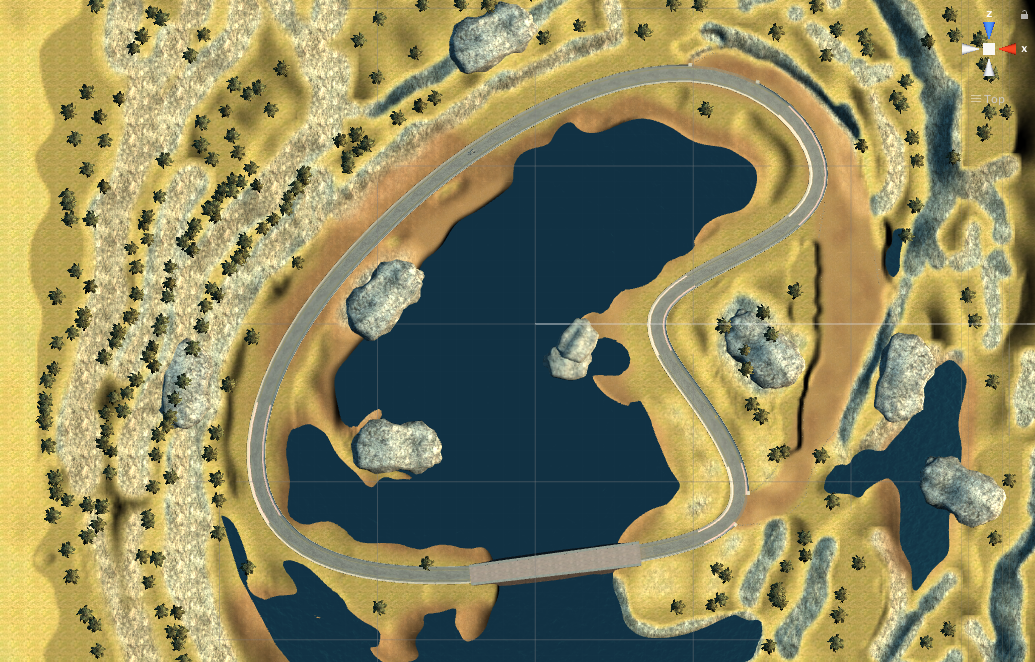
#> input picture visualization/track1_top_view.png, 1035 x 662 px
$ jupyter execute lake_track_visualization.ipynb   (shell and % lines are left out)
#> lines starting #> are read from the running program, lines starting #| are printed output that depends on the picture
# Loading Lake Track Visualization

[cell 1]

import matplotlib
import numpy as np
import matplotlib.pyplot as plt
from math import *
import matplotlib.patches as patches
import matplotlib.image as mpimg
img=mpimg.imread('track1_top_view.png')
#> img is the input picture: shape (662, 1035, 3) float32; mean R, G, B 0.555, 0.535, 0.373

plt.rcParams["figure.figsize"] = [11, 11]

[cell 2]
waypoint_file = "lake_track_waypoints.csv"
ml_waypoint_file = "lake_track_ml_generated_waypoints.csv"

with open(waypoint_file) as f:
#> (reads visualization/lake_track_waypoints.csv from the repository)
    x_waypoint = []
    y_waypoint = []
    count = 0
    for line in f:
        if count > 0:
            data = line.split(',')
            x_waypoint.append(data[0])
            y_waypoint.append(data[1])
        count += 1

with open(ml_waypoint_file) as f:
#> (reads visualization/lake_track_ml_generated_waypoints.csv from the repository)
    x_ml_waypoint = []
    y_ml_waypoint = []
    count = 0
    for line in f:
        if count > 0:
            data = line.split(',')
            x_ml_waypoint.append(data[0])
            y_ml_waypoint.append(data[1])
        count += 1

x_start = [ x_ml_waypoint[0] ]
y_start = [ y_ml_waypoint[1] ]

#table_waypoints

[cell 3]
p0 = plt.imshow(img, extent=(-338, 315, -213, 203))
p2 = plt.plot(x_waypoint, y_waypoint, 'go', ms=3.0)
p3 = plt.plot(x_start, y_start, 'ro', ms=5.0)
plt.title('Track 1 Map')
plt.legend((p2[0], p3[0]), ('Provided Waypoints', 'Starting Position'))
plt.show()
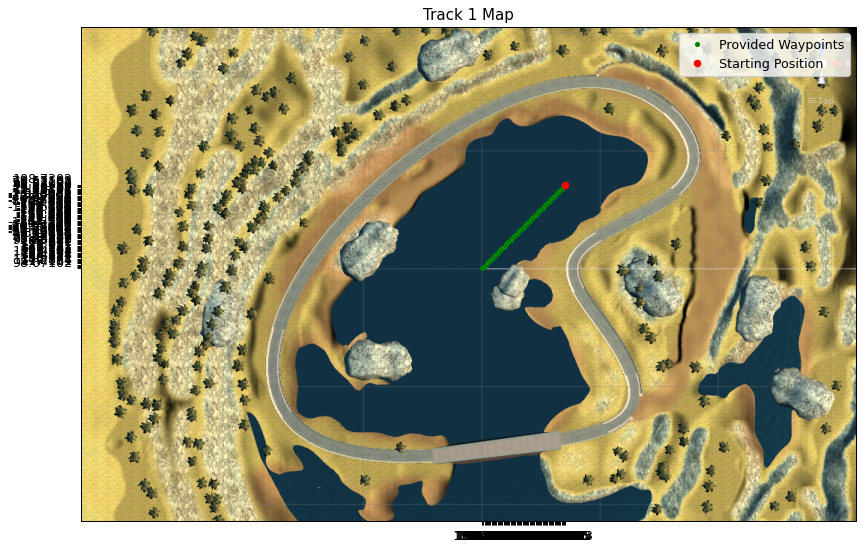
#> figure drawn by matplotlib, 1 panel

[cell 4]
p0 = plt.imshow(img, extent=(-338, 315, -213, 203))
p1 = plt.plot(x_ml_waypoint, y_ml_waypoint, 'b', ms=0.1)
p2 = plt.plot(x_waypoint, y_waypoint, 'go', ms=3.0)
p3 = plt.plot(x_start, y_start, 'ro', ms=5.0)
plt.title('Track 1 Map')
plt.legend((p1[0], p2[0], p3[0]), ('ML Generated Waypoints', 'Provided Waypoints', 'Starting Position'))
plt.show()
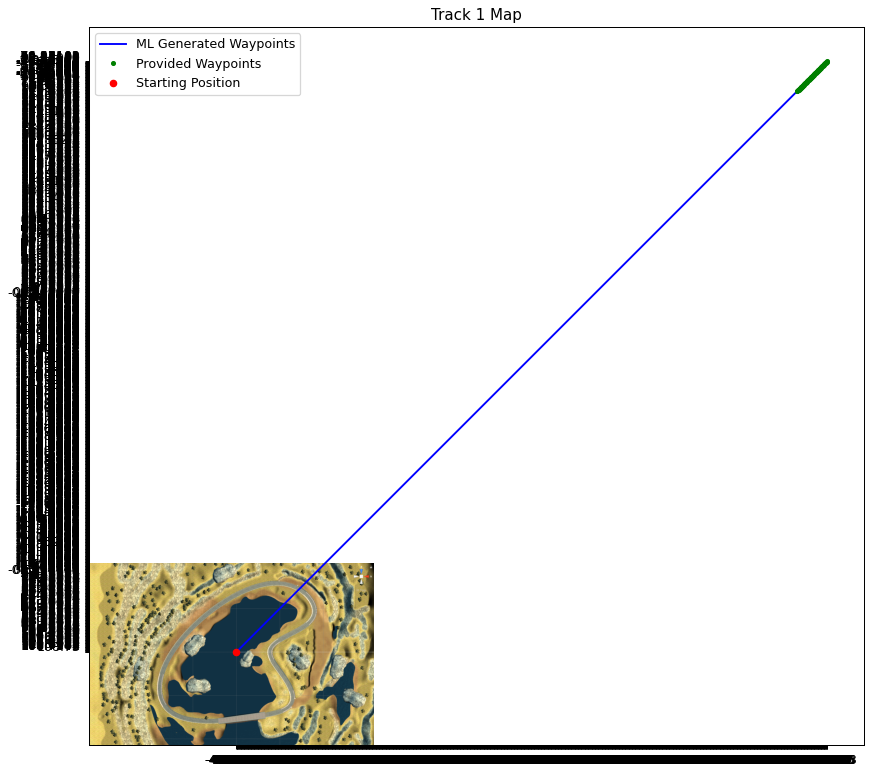
#> figure drawn by matplotlib, 1 panel
